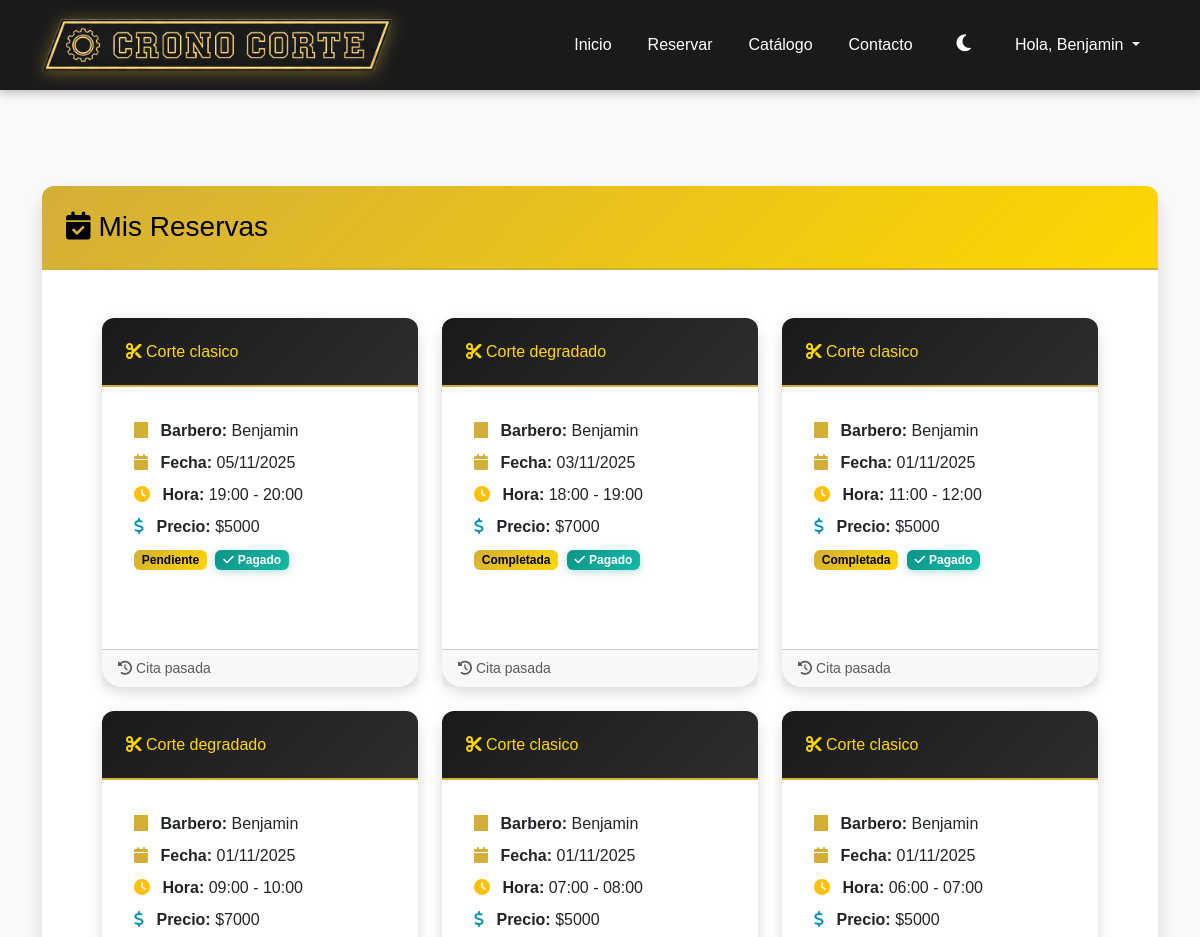
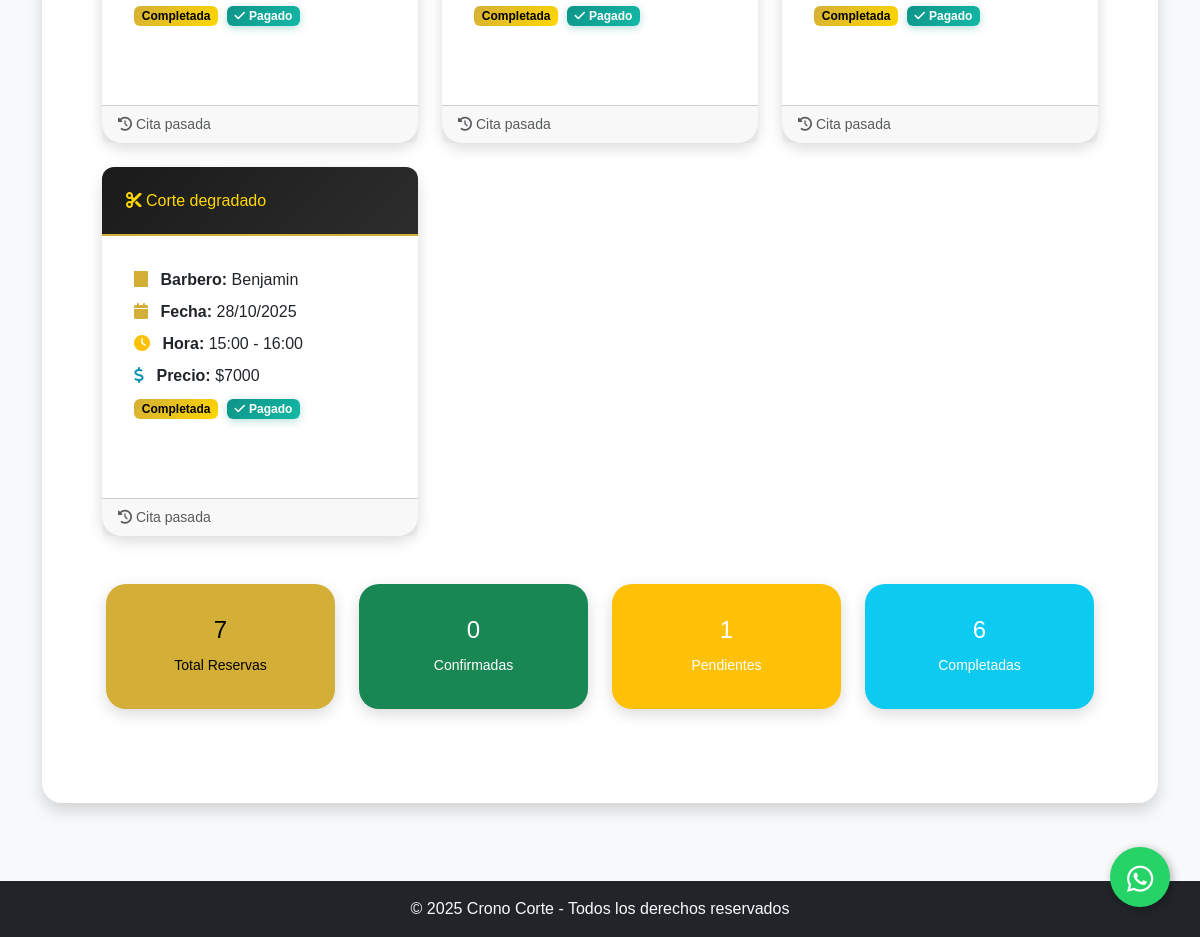
Screenshot of /mis-reservas/ (signed in) with the database file from the repository (2 pictures, top to bottom).
### agendabarber/models.py (models this page shows, shortened)
class Reserva(models.Model):
    cliente = models.ForeignKey(User, on_delete=models.CASCADE)
    barbero = models.ForeignKey(Barbero, on_delete=models.CASCADE)
    servicio = models.ForeignKey(Servicio, on_delete=models.CASCADE)
    inicio = models.DateTimeField(help_text="Hora de inicio de la reserva")
    fin = models.DateTimeField(null=True, blank=True)
    pagado = models.BooleanField(default=False)  # Changed: Now requires payment confirmation
    payment_method = models.CharField(max_length=50, default='mercadopago',
                                     help_text="Método de pago utilizado")
    estado = models.CharField(max_length=20, choices=ESTADO_CHOICES, default='Pendiente')  # Pendiente hasta que pase la hora
    objects = ReservaManager()  # Manager personalizado

class Servicio(models.Model):
    nombre = models.CharField(max_length=100)
    descripcion = models.TextField(blank=True)
    precio = models.PositiveIntegerField()
    duracion_minutos = models.PositiveIntegerField(
        default=60,
        help_text="Duración del servicio en minutos"
    )
    imagen = models.ImageField(upload_to='servicios/', null=True, blank=True)

class Barbero(models.Model):
    usuario = models.OneToOneField(User, on_delete=models.CASCADE, null=True, blank=True,
                                   help_text="Usuario asociado a este barbero")
    nombre = models.CharField(max_length=100)
    experiencia = models.PositiveIntegerField(help_text="Años de experiencia")
    foto = models.ImageField(upload_to='barberos/', null=True, blank=True)

### agendabarber/views.py (the view)
# urls.py: path('mis-reservas/', views.mis_reservas_cliente, name='mis_reservas'),
def mis_reservas_cliente(request):
    if not request.user.is_authenticated:
        return redirect('login')
    reservas = Reserva.objects.filter(
        cliente=request.user
    ).select_related('barbero', 'servicio').order_by('-inicio')
    total_reservas = reservas.count()
    reservas_confirmadas = reservas.filter(estado='Confirmada').count()
    reservas_pendientes = reservas.filter(estado='Pendiente').count()
    reservas_completadas = reservas.filter(estado='Completada').count()
    context = {
        'reservas': reservas,
        'total_reservas': total_reservas,
        'reservas_confirmadas': reservas_confirmadas,
        'reservas_pendientes': reservas_pendientes,
        'reservas_completadas': reservas_completadas,
        'now': timezone.now(),
    }
    return render(request, 'mis_reservas_cliente.html', context)

### agendabarber/context_processors.py (called while the page is built)
def user_type_context(request):
    context = {
        'es_barbero': False,
        'es_cliente': False,
    }
    if request.user.is_authenticated:
        try:
            Barbero.objects.get(usuario=request.user)
            context['es_barbero'] = True
            context['es_cliente'] = False
        except Barbero.DoesNotExist:
            context['es_barbero'] = False
            context['es_cliente'] = True
    return context

### agendabarber/templates/mis_reservas_cliente.html (shortened to what this page needs)
{% extends "base.html" %}
{% load static %}
{% block content %}
    <div class="row">
        <div class="col-12">
            <div class="card shadow">
                <div class="card-header bg-primary text-white">
                    <h3 class="mb-0">
                        <i class="fas fa-calendar-check me-2"></i>Mis Reservas
                    </h3>
                </div>
                <div class="card-body" style="padding: 3rem 4rem;">
                    {% if reservas %}
                    <div class="row" style="margin-left: -1rem; margin-right: -1rem;">
                        {% for reserva in reservas %}
                        <div class="col-md-6 col-lg-4 mb-4">
                            <div
                                class="card h-100 {% if reserva.estado == 'Confirmada' %}border-success{% elif reserva.estado == 'Pendiente' %}border-warning{% elif reserva.estado == 'Cancelada' %}border-danger{% else %}border-info{% endif %}">
                                <div
                                    class="card-header {% if reserva.estado == 'Confirmada' %}bg-success{% elif reserva.estado == 'Pendiente' %}bg-warning{% elif reserva.estado == 'Cancelada' %}bg-danger{% else %}bg-info{% endif %} text-white">
                                    <h6 class="mb-0">
                                        <i class="fas fa-scissors me-1"></i>{{ reserva.servicio.nombre }}
                                    </h6>
                                </div>
                                <div class="card-body">
                                    <div class="mb-2">
                                        <i class="fas fa-user-tie text-primary me-2"></i>
                                        <strong>Barbero:</strong> {{ reserva.barbero.nombre }}
                                    </div>
                                    <div class="mb-2">
                                        <i class="fas fa-calendar text-info me-2"></i>
                                        <strong>Fecha:</strong> {{ reserva.inicio|date:"d/m/Y" }}
                                    </div>
                                    <div class="mb-2">
                                        <i class="fas fa-clock text-warning me-2"></i>
                                        <strong>Hora:</strong> {{ reserva.inicio|date:"H:i" }} - {{ reserva.fin|date:"H:i" }}
                                    </div>
                                    <div class="mb-2">
                                        <i class="fas fa-dollar-sign text-success me-2"></i>
                                        <strong>Precio:</strong> ${{ reserva.servicio.precio|floatformat:0 }}
                                    </div>
                                    <div class="mb-3">
                                        <span
                                            class="badge {% if reserva.estado == 'Confirmada' %}bg-success{% elif reserva.estado == 'Pendiente' %}bg-warning{% elif reserva.estado == 'Cancelada' %}bg-danger{% else %}bg-info{% endif %}">
                                            {{ reserva.estado }}
                                        </span>
                                        {% if reserva.pagado %}
                                        <span class="badge bg-success ms-1">
                                            <i class="fas fa-check me-1"></i>Pagado
                                        </span>
                                        {% else %}
                                        <span class="badge bg-secondary ms-1">
                                            <i class="fas fa-clock me-1"></i>Pendiente pago
                                        </span>
                                        {% endif %}
                                    </div>
                                </div>
                                <div class="card-footer text-muted small">
                                    {% now "Y-m-d H:i" as current_datetime %}
                                    {% if reserva.inicio|date:"Y-m-d H:i" > current_datetime %}
                                    <i class="fas fa-hourglass-half me-1"></i>Próxima cita
                                    {% else %}
                                    <i class="fas fa-history me-1"></i>Cita pasada
                                    {% endif %}
                                </div>
                            </div>
                        </div>
                        {% endfor %}
                    </div>
                    <div class="row mt-4">
                        <div class="col-md-3 col-6 mb-3">
                            <div class="card bg-primary text-white">
                                <div class="card-body text-center">
                                    <h4>{{ total_reservas }}</h4>
                                    <small>Total Reservas</small>
                                </div>
                            </div>
                        </div>
                        <div class="col-md-3 col-6 mb-3">
                            <div class="card bg-success text-white">
                                <div class="card-body text-center">
                                    <h4>{{ reservas_confirmadas }}</h4>
                                    <small>Confirmadas</small>
                                </div>
                            </div>
                        </div>
                        <div class="col-md-3 col-6 mb-3">
                            <div class="card bg-warning text-white">
                                <div class="card-body text-center">
                                    <h4>{{ reservas_pendientes }}</h4>
                                    <small>Pendientes</small>
                                </div>
                            </div>
                        </div>
                        <div class="col-md-3 col-6 mb-3">
                            <div class="card bg-info text-white">
                                <div class="card-body text-center">
                                    <h4>{{ reservas_completadas }}</h4>
                                    <small>Completadas</small>
                                </div>
                            </div>
                        </div>
                    </div>
                    {% endif %}
                </div>
            </div>
        </div>
    </div>
{% endblock %}

### agendabarber/templates/base.html (shortened to what this page needs)
{% load static %}
<!DOCTYPE html>
<html lang="es">
<head>
    <link href="https://cdn.jsdelivr.net/npm/bootstrap@5.3.3/dist/css/bootstrap.min.css" rel="stylesheet">
    <link rel="stylesheet" href="https://cdn.jsdelivr.net/npm/litepicker/dist/css/litepicker.css">
    <link href="https://unpkg.com/aos@2.3.1/dist/aos.css" rel="stylesheet">
    <link rel="stylesheet" href="https://cdnjs.cloudflare.com/ajax/libs/font-awesome/6.4.0/css/all.min.css">
    <link rel="stylesheet" href="{% static 'agendabarber/css/main.css' %}">
</head>
<body class="d-flex flex-column min-vh-100">
    <nav class="navbar navbar-expand-lg navbar-dark">
        <div class="container">
            <a class="navbar-brand" href="{% url 'inicio' %}">
                <img src="{% static 'agendabarber/img/logo-navbar.png' %}" alt="Crono Corte" class="navbar-logo">
            </a>
            <div class="collapse navbar-collapse" id="navbarNav">
                <ul class="navbar-nav ms-auto">
                    <li class="nav-item"><a class="nav-link" href="{% url 'inicio' %}">Inicio</a></li>
                    <li class="nav-item"><a class="nav-link" href="{% url 'crear_reserva' %}">Reservar</a></li>
                    <li class="nav-item"><a class="nav-link" href="{% url 'catalogo' %}">Catálogo</a></li>
                    <li class="nav-item"><a class="nav-link" href="{% url 'contacto' %}">Contacto</a></li>
                    <li class="nav-item">
                        <button class="btn btn-link nav-link" id="darkModeToggle" aria-label="Alternar modo oscuro">
                            <i class="fas fa-moon" id="darkModeIcon"></i>
                        </button>
                    </li>
                    {% if user.is_authenticated %}
                        <li class="nav-item dropdown">
                            <a class="nav-link dropdown-toggle" href="#" id="navbarDropdown" role="button" data-bs-toggle="dropdown" aria-expanded="false">
                                Hola, {{ user.username }}
                            </a>
                        </li>
                    {% endif %}
                </ul>
                </div>
        </div>
    </nav>
    <main class="flex-fill {% if request.resolver_match.url_name == 'catalogo' %}catalog-main{% elif request.resolver_match.url_name == 'crear_reserva' %}reserva-main{% elif request.resolver_match.url_name == 'login' or request.resolver_match.url_name == 'registro' %}auth-main{% else %}container my-4 my-md-5{% endif %}">
        {% block content %}
        {% endblock %}
    </main>
    <a href="https://wa.me/56934135145?text=Hola,%20quiero%20información%20sobre%20sus%20servicios"
       target="_blank"
       class="whatsapp-float"
       aria-label="Contactar por WhatsApp">
        <i class="fab fa-whatsapp"></i>
    </a>
    <footer class="bg-dark text-light text-center py-3 mt-auto">
        <div class="container-fluid"> <p class="mb-0">© 2025 Crono Corte - Todos los derechos reservados</p>
        </div>
    </footer>
    </body>
</html>

### rows the page displays
Reserva: servicio.nombre "Corte clasico", barbero.nombre "Benjamin", inicio "05/11/2025", inicio "19:00", fin "20:00", servicio.precio "5000", estado "Pendiente", pagado True (drawn), shows "Cita pasada"
Reserva: servicio.nombre "Corte degradado", barbero.nombre "Benjamin", inicio "03/11/2025", inicio "18:00", fin "19:00", servicio.precio "7000", estado "Completada", pagado True (drawn), shows "Cita pasada"
Reserva: servicio.nombre "Corte clasico", barbero.nombre "Benjamin", inicio "01/11/2025", inicio "11:00", fin "12:00", servicio.precio "5000", estado "Completada", pagado True (drawn), shows "Cita pasada"
Reserva: servicio.nombre "Corte degradado", barbero.nombre "Benjamin", inicio "01/11/2025", inicio "09:00", fin "10:00", servicio.precio "7000", estado "Completada", pagado True (drawn), shows "Cita pasada"
Reserva: servicio.nombre "Corte clasico", barbero.nombre "Benjamin", inicio "01/11/2025", inicio "07:00", fin "08:00", servicio.precio "5000", estado "Completada", pagado True (drawn), shows "Cita pasada"
Reserva: servicio.nombre "Corte clasico", barbero.nombre "Benjamin", inicio "01/11/2025", inicio "06:00", fin "07:00", servicio.precio "5000", estado "Completada", pagado True (drawn), shows "Cita pasada"
Reserva: servicio.nombre "Corte degradado", barbero.nombre "Benjamin", inicio "28/10/2025", inicio "15:00", fin "16:00", servicio.precio "7000", estado "Completada", pagado True (drawn), shows "Cita pasada"

### other values shown
{{ user.username }} "Benjamin"
{{ total_reservas }} "7"
{{ reservas_confirmadas }} "0"
{{ reservas_pendientes }} "1"
{{ reservas_completadas }} "6"
